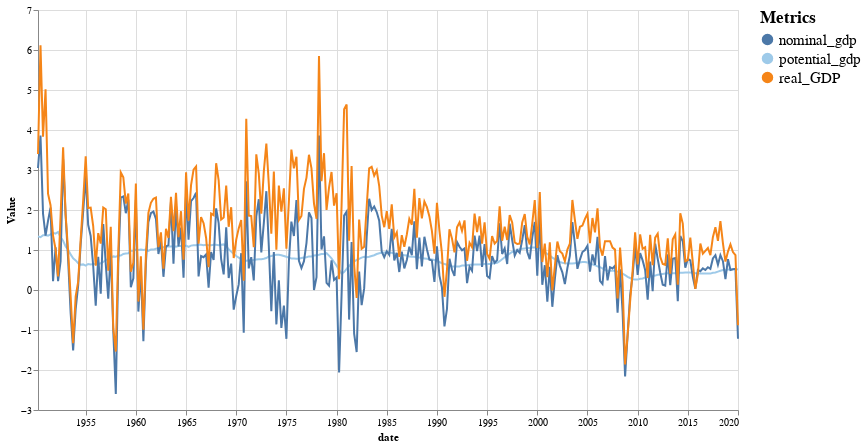

Here is the notebook cell this chart was saved with:
### Markdown cell above
# Aggregate Demand

Y = (Consumption) + (Investment) + (Govt. Spending) - (Net Exports)

Percent Change

### Code cell
#hide-input

_output = formatMacros(output)
make_multi_LineGraph(_output,False)

### Figure 1 — Vega-Lite specification as saved in the notebook (floating-point values rounded to 4 significant figures; data arrays with more than 128 entries replaced by an {"elided": "..."} marker saying what was removed)
{"config": {"view": {"continuousWidth": 400, "continuousHeight": 300}}, "layer": [{"mark": "line", "encoding": {"color": {"type": "nominal", "field": "Metric", "legend": {"labelFontSize": 15, "title": "Metrics", "titleFontSize": 17}, "scale": {"scheme": "tableau20"}}, "x": {"type": "temporal", "field": "date"}, "y": {"type": "quantitative", "field": "Value", "scale": {"type": "linear"}}}}, {"mark": {"type": "rule", "color": "#aaa"}, "encoding": {"x": {"type": "temporal", "field": "date"}}, "transform": [{"filter": {"selection": "selector022"}}]}, {"mark": "circle", "encoding": {"color": {"type": "nominal", "field": "Metric", "legend": {"labelFontSize": 15, "title": "Metrics", "titleFontSize": 17}, "scale": {"scheme": "tableau20"}}, "opacity": {"condition": {"value": 1, "selection": "selector022"}, "value": 0}, "x": {"type": "temporal", "field": "date"}, "y": {"type": "quantitative", "field": "Value", "scale": {"type": "linear"}}}, "selection": {"selector022": {"type": "multi", "fields": ["Metric"], "bind": "legend", "on": "mouseover", "nearest": true, "empty": "none"}}}, {"mark": {"type": "text", "align": "left", "dx": 5, "dy": -5, "stroke": "white", "strokeWidth": 2}, "encoding": {"color": {"type": "nominal", "field": "Metric", "legend": {"labelFontSize": 15, "title": "Metrics", "titleFontSize": 17}, "scale": {"scheme": "tableau20"}}, "text": {"type": "quantitative", "field": "Value"}, "x": {"type": "temporal", "field": "date"}, "y": {"type": "quantitative", "field": "Value", "scale": {"type": "linear"}}}, "transform": [{"filter": {"selection": "selector022"}}]}, {"mark": {"type": "text", "align": "left", "dx": 5, "dy": -5}, "encoding": {"color": {"type": "nominal", "field": "Metric", "legend": {"labelFontSize": 15, "title": "Metrics", "titleFontSize": 17}, "scale": {"scheme": "tableau20"}}, "text": {"type": "quantitative", "field": "Value"}, "x": {"type": "temporal", "field": "date"}, "y": {"type": "quantitative", "field": "Value", "scale": {"type": "linear"}}}, "transform": [{"filter": {"selection": "selector022"}}]}], "data": {"name": "data-a00d22307a38839f0f6ab440e83608c3"}, "height": 400, "width": 700, "$schema": "https://vega.github.io/schema/vega-lite/v4.8.1.json", "datasets": {"data-a00d22307a38839f0f6ab440e83608c3": {"elided": "840 records"}}}
